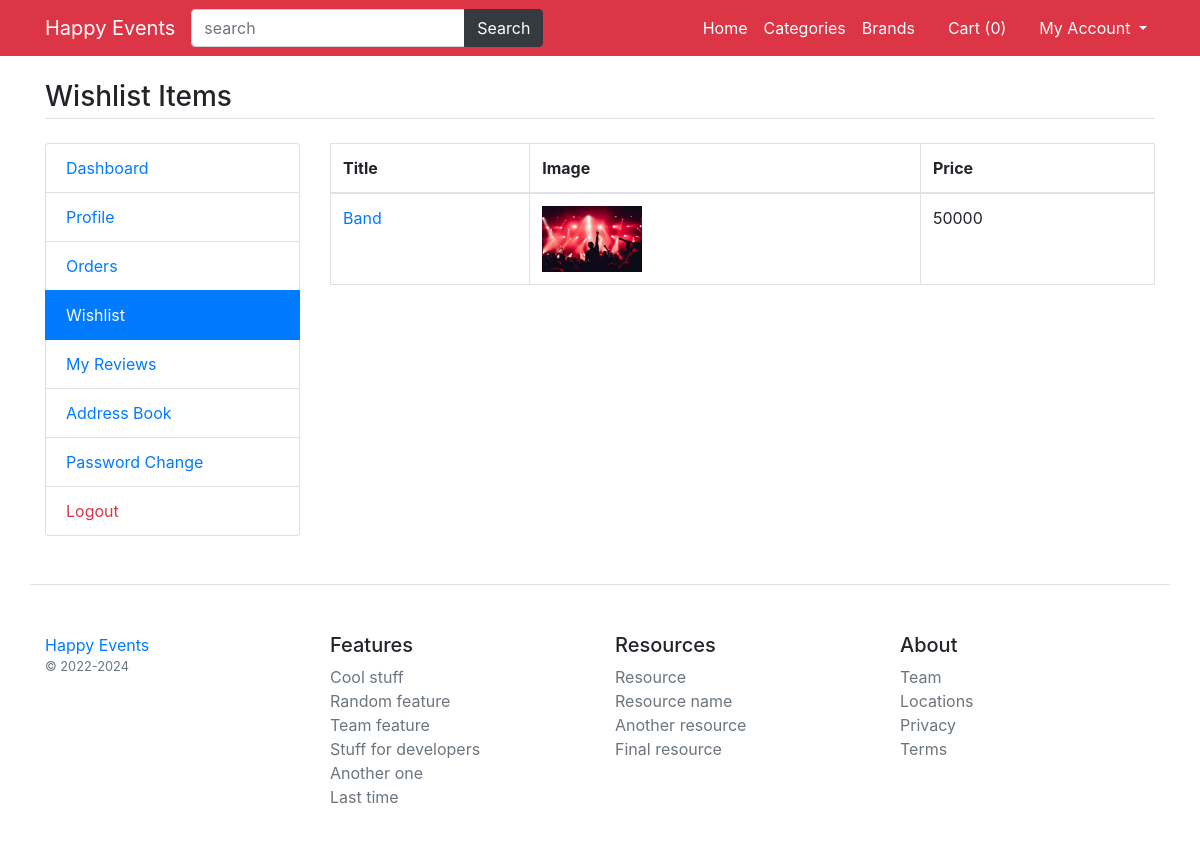
Screenshot of /my-wishlist (signed in) with the database file from the repository.
### main/models.py (models this page shows, shortened)
class Wishlist(models.Model):
    user=models.ForeignKey(User,on_delete=models.CASCADE)
    product=models.ForeignKey(Product,on_delete=models.CASCADE)
    class Meta:
        verbose_name_plural='Wishlist'

class Product(models.Model):
    title=models.CharField(max_length=200)
    slug=models.CharField(max_length=400)
    detail=models.TextField()
    specs=models.TextField()
    category=models.ForeignKey(Category,on_delete=models.CASCADE)
    brand=models.ForeignKey(Brand,on_delete=models.CASCADE)
    status=models.BooleanField(default=True)
    is_featured=models.BooleanField(default=False)
    class Meta:
        verbose_name_plural='6. Products'

class ProductAttribute(models.Model):
    product=models.ForeignKey(Product,on_delete=models.CASCADE)
    color=models.ForeignKey(Color,on_delete=models.CASCADE)
    size=models.ForeignKey(Size,on_delete=models.CASCADE)
    price=models.PositiveIntegerField(default=0)
    image=models.ImageField(upload_to="product_imgs/",null=True)
    class Meta:
        verbose_name_plural='7. ProductAttributes'

### main/views.py (the view)
# urls.py: path('my-wishlist',views.my_wishlist, name='my_wishlist'),
def my_wishlist(request):
	wlist=Wishlist.objects.filter(user=request.user).order_by('-id')
	return render(request, 'user/wishlist.html',{'wlist':wlist})

### main/template_context.py (called while the page is built)
def get_filters(request):
	cats=Product.objects.distinct().values('category__title','category__id')
	brands=Product.objects.distinct().values('brand__title','brand__id')
	colors=ProductAttribute.objects.distinct().values('color__title','color__id','color__color_code')
	sizes=ProductAttribute.objects.distinct().values('size__title','size__id')
	minMaxPrice=ProductAttribute.objects.aggregate(Min('price'),Max('price'))
	data={
		'cats':cats,
		'brands':brands,
		'colors':colors,
		'sizes':sizes,
		'minMaxPrice':minMaxPrice,
	}
	return data

### main/templates/user/wishlist.html
{% extends 'base.html' %}
{% load static %}
{% block content %}
<main class="container my-4">
	<h3 class="my-4 border-bottom pb-1">Wishlist Items</h3>
	<div class="row">
		<div class="col-md-3">
			{% include 'user/user-sidebar.html' %}
		</div>
		<div class="col-md-9">
			<div class="table-responsive">
				<table class="table-bordered table">
					<thead>
						<tr>
							<th>Title</th>
							<th>Image</th>
							<th>Price</th>
						</tr>
					</thead>
					<tbody>
						{% for wl in wlist %}
						<tr>
							<td><a href="/product/{{wl.product.slug}}/{{wl.product.id}}">{{wl.product.title}}</a></td>
							<td>
								<img width="100" src="/media/{{wl.product.productattribute_set.first.image}}" alt="{{wl.product.title}}">
							</td>
							<td>{{wl.product.productattribute_set.first.price}}</td>
						</tr>
						{% endfor %}
					</tbody>
				</table>
			</div>
		</div>
	</div>
</main>
{% endblock %}

### rows the page displays
Wishlist: product "Band", product.productattribute_set.first.image (picture), product.productattribute_set.first.price "50000"

### other values shown
{{ request.session.cartdata|length }} "0"
